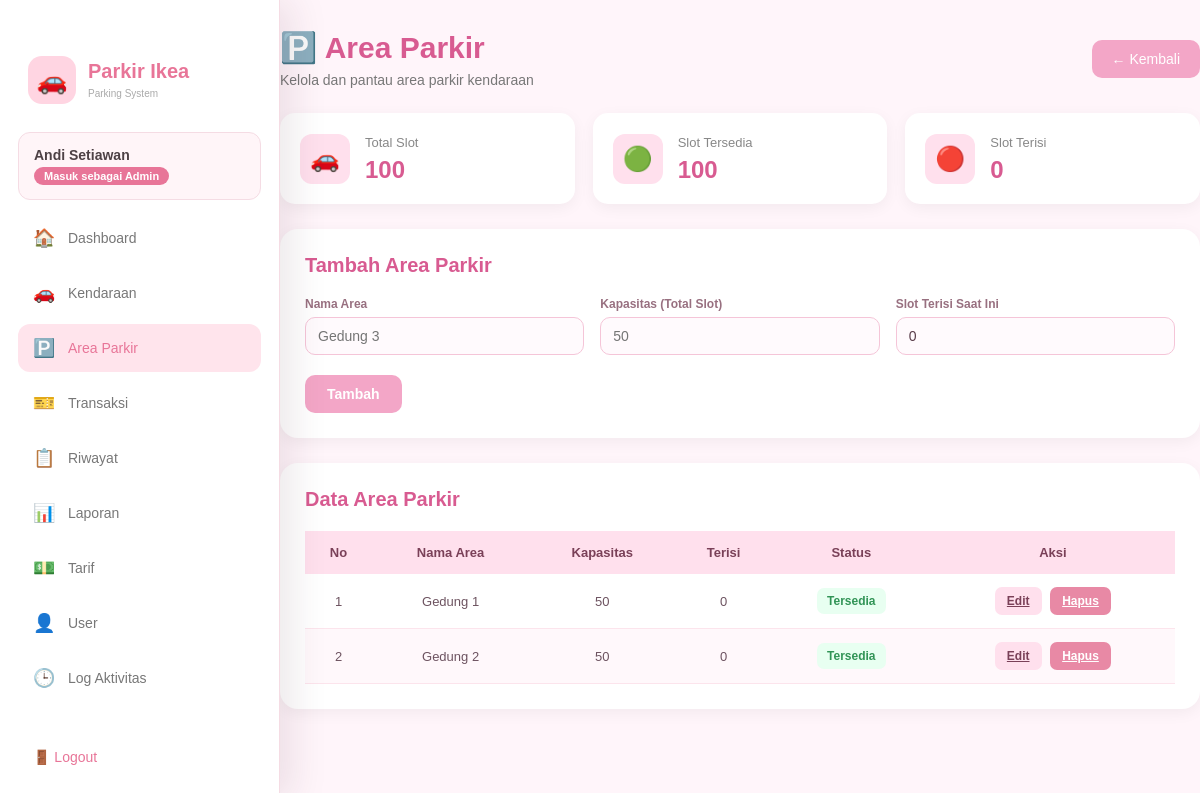
The app's page /controller/c_area_parkir.php?aksi=tampil (signed in) with its own data.
### tables this page shows
CREATE TABLE `tb_area_parkir` (
  `id_area` int NOT NULL,
  `nama_area` varchar(50) NOT NULL,
  `kapasitas` int NOT NULL,
  `terisi` int DEFAULT '0'
);

### models/m_area_parkir.php (called while the page is built, shortened)
<?php
class M_AreaParkir {
    private $db;
    public function __construct($koneksi) {
        $this->db = $koneksi;
    }
    public function tampil_semua() {
        $result = [];
        $sql = "SELECT * FROM tb_area_parkir ORDER BY nama_area ASC, id_area ASC";
        $query = mysqli_query($this->db, $sql);
        if ($query && mysqli_num_rows($query) > 0) {
            while ($data = mysqli_fetch_object($query)) {
                $result[] = $data;
            }
        }
        return $result;
    }
}

### view/v_area_parkir.php (the view, shortened to what this page needs)
<?php
$mode_edit = isset($data_edit) && $data_edit;
$total_slot     = 0;
$slot_terisi    = 0;
foreach ($data_area as $a) {
    $total_slot  += (int) $a->kapasitas;
    $slot_terisi += (int) $a->terisi;
}
$slot_tersedia = max(0, $total_slot - $slot_terisi);
?>
<!DOCTYPE html>
<html lang="id">
<head>
    <link rel="stylesheet" href="../assets/area_parkir.css">
    <link rel="stylesheet" href="../assets/navbar.css">
</head>
<body>
<?php include __DIR__ . '/navbar.php'; ?>
<div class="container">
    <div class="header">
        <div>
            <h1>🅿️ Area Parkir</h1>
            <p>Kelola dan pantau area parkir kendaraan</p>
        </div>
        <a href="DashBoard.php" class="btn-back">
            ← Kembali
        </a>
    </div>
    <div class="info-container">
        <div class="info-card">
            <div class="icon">🚗</div>
            <div>
                <span>Total Slot</span>
                <h2><?= $total_slot; ?></h2>
            </div>
        </div>
        <div class="info-card">
            <div class="icon">🟢</div>
            <div>
                <span>Slot Tersedia</span>
                <h2><?= $slot_tersedia; ?></h2>
            </div>
        </div>
        <div class="info-card">
            <div class="icon">🔴</div>
            <div>
                <span>Slot Terisi</span>
                <h2><?= $slot_terisi; ?></h2>
            </div>
        </div>
    </div>
    <div class="card mb-card">
        <div class="card-header">
            <h2><?= $mode_edit ? 'Edit Area Parkir' : 'Tambah Area Parkir'; ?></h2>
        </div>
        <form
            action="../controller/c_area_parkir.php?aksi=<?= $mode_edit ? 'update' : 'tambah'; ?>"
            method="POST"
            class="form-area"
        >
            <div class="form-grid" style="grid-template-columns: repeat(3, 1fr);">
                <div class="form-group">
                    <label for="nama_area">Nama Area</label>
                    <input
                        type="text"
                        name="nama_area"
                        id="nama_area"
                        placeholder="Gedung 3"
                        value="<?= htmlspecialchars($data_edit->nama_area ?? ''); ?>"
                        required
                    >
                </div>
                <div class="form-group">
                    <label for="kapasitas">Kapasitas (Total Slot)</label>
                    <input
                        type="number"
                        name="kapasitas"
                        id="kapasitas"
                        placeholder="50"
                        value="<?= htmlspecialchars($data_edit->kapasitas ?? ''); ?>"
                        min="1"
                        required
                    >
                </div>
                <div class="form-group">
                    <label for="terisi">Slot Terisi Saat Ini</label>
                    <input
                        type="number"
                        name="terisi"
                        id="terisi"
                        placeholder="0"
                        value="<?= htmlspecialchars($data_edit->terisi ?? '0'); ?>"
                        min="0"
                    >
                </div>
            </div>
            <div class="form-actions">
                <button type="submit" class="btn-tambah">
                    <?= $mode_edit ? 'Update' : 'Tambah'; ?>
                </button>
            </div>
        </form>
    </div>
    <div class="card">
        <div class="card-header">
            <h2>Data Area Parkir</h2>
        </div>
        <div class="table-wrapper">
            <table>
                <thead>
                    <tr>
                        <th>No</th>
                        <th>Nama Area</th>
                        <th>Kapasitas</th>
                        <th>Terisi</th>
                        <th>Status</th>
                        <th>Aksi</th>
                    </tr>
                </thead>
                <tbody>
                <?php if (!empty($data_area)): ?>
                    <?php $no = 1; foreach ($data_area as $row):
                        $penuh = (int)$row->terisi >= (int)$row->kapasitas;
                    ?>
                        <tr>
                            <td><?= $no++; ?></td>
                            <td><?= htmlspecialchars($row->nama_area); ?></td>
                            <td><?= (int) $row->kapasitas; ?></td>
                            <td><?= (int) $row->terisi; ?></td>
                            <td>
                                <span class="<?= $penuh ? 'status-penuh' : 'status-tersedia'; ?>">
                                    <?= $penuh ? 'Penuh' : 'Tersedia'; ?>
                                </span>
                            </td>
                            <td>
                                <a href="../controller/c_area_parkir.php?aksi=edit&id=<?= $row->id_area; ?>" class="btn-edit">
                                    Edit
                                </a>
                                <a
                                    href="../controller/c_area_parkir.php?aksi=hapus&id=<?= $row->id_area; ?>"
                                    class="btn-hapus"
                                    onclick="return confirm('Yakin ingin menghapus area ini?');"
                                >
                                    Hapus
                                </a>
                            </td>
                        </tr>
                    <?php endforeach; ?>
                <?php else: ?>
                    <tr>
                        <td colspan="6" class="empty-state">Belum ada data area parkir.</td>
                    </tr>
                <?php endif; ?>
                </tbody>
            </table>
        </div>
    </div>
</div>
</body>
</html>

### assets/area_parkir.css (style rules this page uses)
* { margin: 0; padding: 0; box-sizing: border-box; font-family: Arial, sans-serif; }
body { background-color: #fff5fa; min-height: 100vh; padding: 30px; color: #333; }
.container { max-width: 1100px; margin: auto; }
.header { display: flex; justify-content: space-between; align-items: center; margin-bottom: 25px; }
.header h1 { font-size: 30px; color: #d85b91; margin-bottom: 7px; }
.header p { color: #777; font-size: 14px; }
.btn-back { text-decoration: none; background-color: #f3a6c7; color: white; padding: 11px 20px; border-radius: 10px; font-size: 14px; transition: 0.3s; }
.info-container { display: grid; grid-template-columns: repeat(3, 1fr); gap: 18px; margin-bottom: 25px; }
.info-card { background-color: white; border-radius: 15px; padding: 20px; display: flex; align-items: center; gap: 15px; box-shadow: 0 4px 15px rgba(0, 0, 0, 0.05); }
.icon { width: 50px; height: 50px; border-radius: 12px; background-color: #ffe0ed; display: flex; align-items: center; justify-content: center; font-size: 24px; }
.info-card span { color: #888; font-size: 13px; }
.info-card h2 { color: #d85b91; margin-top: 5px; }
.card { background-color: white; border-radius: 18px; padding: 25px; box-shadow: 0 4px 15px rgba(0, 0, 0, 0.05); }
.mb-card { margin-bottom: 25px; }
.card-header { display: flex; justify-content: space-between; align-items: center; margin-bottom: 20px; }
.card-header h2 { color: #d85b91; font-size: 20px; }
.form-grid { display: grid; gap: 16px; margin-bottom: 20px; }
.form-group { display: flex; flex-direction: column; gap: 6px; }
.form-group label { font-size: 12px; color: #987080; font-weight: bold; }
.form-group input, .form-group select { border: 1px solid #f5c5d8; background-color: #fffafd; border-radius: 10px; padding: 10px 12px; font-size: 14px; color: #5a3d4a; font-family: inherit; outline: none; transition: 0.2s; }
.form-actions { display: flex; gap: 10px; }
.btn-tambah { display: inline-block; background-color: #f3a6c7; color: white; border: none; padding: 11px 22px; border-radius: 10px; font-size: 14px; font-weight: bold; cursor: pointer; transition: 0.3s; }
.table-wrapper { width: 100%; overflow-x: auto; }
.card table { width: 100%; border-collapse: collapse; min-width: 650px; }
.card table th { background-color: #ffe0ed; color: #7a4058; padding: 14px 10px; text-align: center; font-size: 13px; }
.card table td { padding: 13px 10px; border-bottom: 1px solid #fce4ec; text-align: center; color: #6d5360; font-size: 13px; }
.card tbody tr:nth-child(even) { background-color: #fff8fb; }
.status-tersedia { display: inline-block; background-color: #e8fff1; color: #319456; padding: 6px 10px; border-radius: 7px; font-weight: bold; font-size: 12px; }
.btn-edit { display: inline-block; background-color: #ffe0ed; color: #7a4058; padding: 7px 12px; border-radius: 7px; margin-right: 5px; font-size: 12px; font-weight: bold; transition: 0.3s; }
.btn-hapus { display: inline-block; background-color: #e889a5; color: white; padding: 7px 12px; border-radius: 7px; font-size: 12px; font-weight: bold; transition: 0.3s; }

### assets/navbar.css (style rules this page uses)
body { padding-left: 280px; padding-right: 0; }

### records on screen
tb_area_parkir: nama_area "Gedung 1", kapasitas "50", terisi "0", shows "Tersedia"
tb_area_parkir: nama_area "Gedung 2", kapasitas "50", terisi "0", shows "Tersedia"

### other values on screen
$nama_sekarang "Andi Setiawan"
$role_sekarang "Admin"
$total_slot "100"
$slot_tersedia "100"
$slot_terisi "0"
